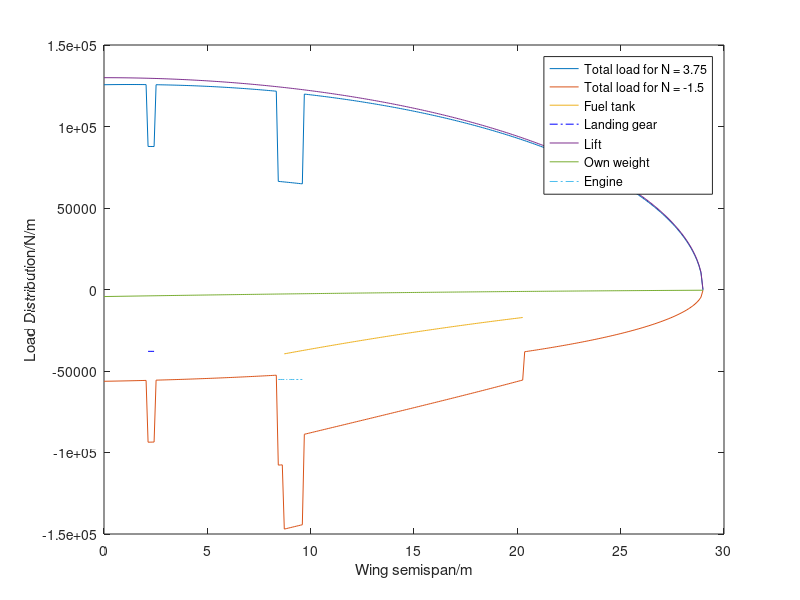
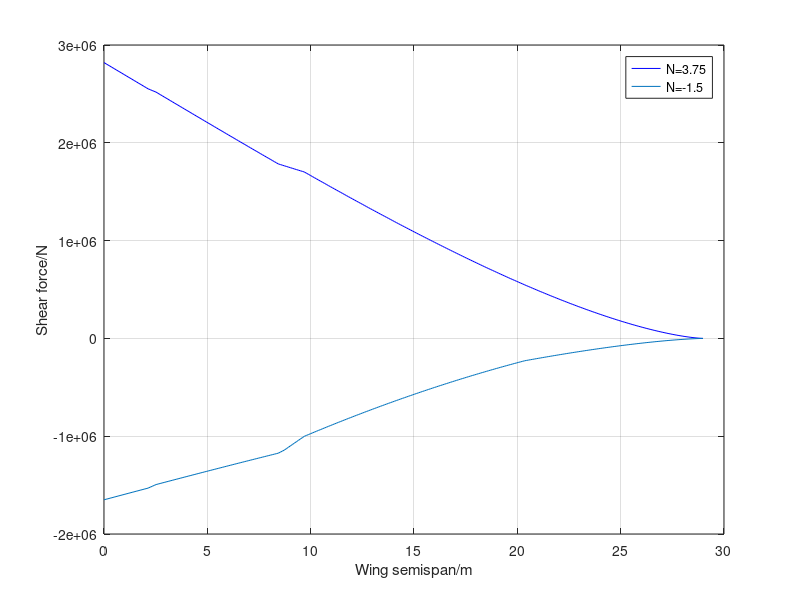
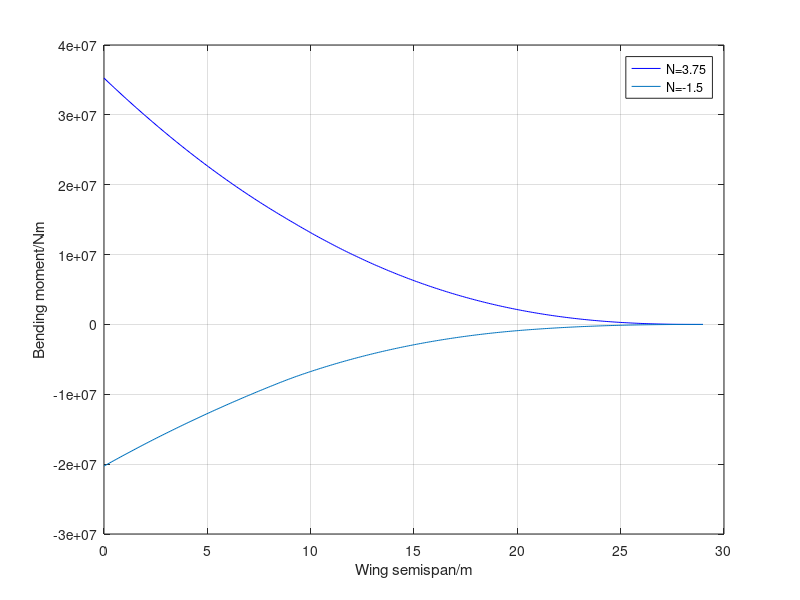
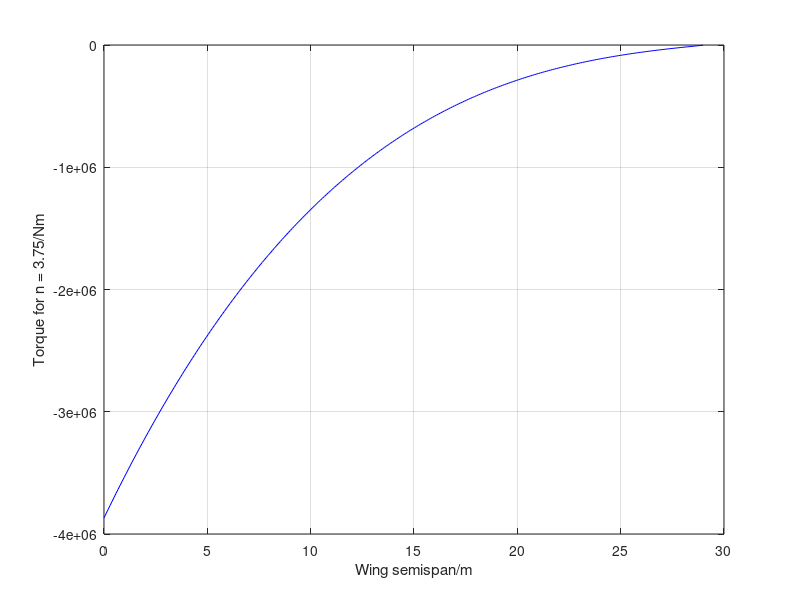

MATLAB code for these plots, in order:
%Wing load calculation
clear
clc

%%
%Cruise parameters
aCruise = 296.5355;
rho = 0.3796;
M = 0.8;
V_cruise = M * aCruise;
V_max = 0.8*aCruise*1.25;% maximum velocity

halfSpan = (53.19-3.9)/2;  %wing semispan from the root at fuselage joint
n = 3.75;   %ultimate load factor
nn = -1.5; %negative extreme
N = 300; % number of discretisation
dy = halfSpan/(N-1); % size of intervals
y = 0 : dy : halfSpan; % spanwise discretisation 
W = 1341419/9.81; % weight at cruise altitude with no fuel
L = n*W*9.81/2; % lift on one side of the wing
LN = nn*W*9.81/2; % lift on one side of the wing

cRoot = 8.5742; % root chord
cTip = 2.7437; % tip chord
%angle of flexural axis
sweep = deg2rad(33.2);
theta = atan((tan(sweep)*halfSpan+0.15*(cTip-cRoot))/halfSpan);
c = cRoot : -(cRoot-cTip)/(N-1) :cTip; % aero chord length distribution
%% structural coordinate
%structural span
bs = halfSpan/cos(theta);
dx = bs/(N-1);
x = 0 : dx : bs;
%leading and trailing edge sweep angle
alead = atan((tan(sweep)*halfSpan-0.25*(cTip-cRoot))/halfSpan);
atrai = atan((tan(sweep)*halfSpan+0.75*(cTip-cRoot))/halfSpan);
lright = cRoot/(tan(alead)-tan(atrai));
lflex = lright/cos(theta);
chordS = (lflex-x/cos(theta))*(tan(alead-theta)+tan(theta-atrai));

%% load distribution
% lift distribution
ellipfunc = (1-(y./halfSpan).^2).^0.5;
% elli (1,1:floor(1.5/11.52*N))=zeros(1,floor(1.5/11.52*N));
l_wing = ellipfunc*L/(trapz(y,ellipfunc));
l_wingn = ellipfunc*LN/(trapz(y,ellipfunc));

%own weight
W_wing = 5150*9.81; % weight of wing
t2c = ones(1,300)*0.15;% thickness to chord ratio
t = t2c.*c;
% assume wing weight is proportional to c^2*t2c
w_wing = t2c.*c.^2*W_wing/trapz(y,t2c.*c.^2); % assuming quadratic

%fuel tank calcualtion
W_fuel = 27800*9.81;
yFuel = linspace(8.6949,20.2882,120);
t2cFuel = zeros(1,N);
cfuel = zeros(1,N);
t2cFuel(91:210) = t2c(91:210);
cfuel(91:210) = c(91:210);
w_fuel = t2cFuel.*cfuel.^2.*W_fuel./trapz(y,t2cFuel.*cfuel.^2);

%landing gear
W_lg = 1275*9.81 ; % weight of main landin gear
y_lg = zeros(1,N);
y_lg(floor(N*1.95/halfSpan):floor(N*2.2/halfSpan)) = 1;% y position of mail landing gear
w_lg = W_lg*y_lg/trapz(y,y_lg);

%engine
W_engine = 6030*9.81;
y_engine = zeros(1,N);
y_engine(floor(N*7.23/halfSpan):floor(N*8.23/halfSpan)) = 1;
w_engine = W_engine*y_engine/trapz(y,y_engine);

%without the fuel
totalLoad = l_wing-w_wing-w_lg-w_engine;
totalLoadN = l_wingn-w_wing-w_fuel-w_lg-w_engine;

%plot
figure(1)
plot(x,totalLoad);
hold on;
plot(x,totalLoadN);
hold on;
plot(x(91:210),-w_fuel(91:210));
hold on
plot(x(floor(N*1.95/halfSpan):floor(N*2.2/halfSpan)),-w_lg(floor(N*1.95/halfSpan):floor(N*2.2/halfSpan)),'b-.');
hold on;
plot(x,l_wing);
hold on;
plot(x,-w_wing);
hold on
plot(x(floor(N*7.23/halfSpan):floor(N*8.23/halfSpan)),-w_engine(floor(N*7.23/halfSpan):floor(N*8.23/halfSpan)),'-.');
legend("Total load for N = 3.75","Total load for N = -1.5","Fuel tank","Landing gear","Lift","Own weight","Engine");
xlabel('Wing semispan/m')
ylabel('Load Distribution/N/m')
hold off;

%% shear force
% initialise
%Shear force
shearForce = totalLoad.*dx;
shearForceN = totalLoadN.*dx;
for i = 1:N
    shearForce(i) = sum(shearForce(i:N));
    shearForceN(i) = sum(shearForceN(i:N));
end

figure(2)
plot(x,shearForce,'b')
hold on
plot(x,shearForceN)
legend("N=3.75","N=-1.5");
xlabel('Wing semispan/m')
ylabel('Shear force/N')
grid on

%% Bending moment
shearForce(301)=0;
shearForceN(301)=0;
for i = 1:N
    dbendMoment(i) = (shearForce(i)+shearForce(i+1))*(dx)/2;
    dbendMomentN(i) = (shearForceN(i)+shearForceN(i+1))*(dx)/2;
end

for i = 1:N
    bendMoment(i) = sum(dbendMoment(i:N));
    bendMomentN(i) = sum(dbendMomentN(i:N));
end

figure(3)
plot(x,bendMoment,'b')
hold on
plot(x,bendMomentN)
legend("N=3.75","N=-1.5");
xlabel('Wing semispan/m')
ylabel('Bending moment/Nm')
grid on
%% Torque
cm0 = ones(1,N)*-0.07;
dM0 = 0.5*rho*(cos(theta)*V_max)^2*chordS.^2.*cm0;%moment with respect to flexural axis. this could be better as this is more conservative and this is calculated with respect to the flexural axis.
%assume flexural axis at (.15+.60)/2=37.5% chord -- centre of wing box
xCenter = 0.375;
%moment arm of lift
liftArm = (xCenter-0.25)*chordS;
deltaLa = liftArm.*l_wing*dx;
% deltaLaN = liftArm.*l_wingn*dx;

%moment arm of inertia loads
weightArm = (-xCenter+0.5).*chordS;
deltaNWb = n*w_wing.*weightArm*dx;
%sectional torque
dT =deltaLa+deltaNWb+dM0;
% dTn = deltaLaN+deltaNWb+dM0;
%total torque
for i = 1:N
    T(N-i+1) = sum(dT(N-i+1:N));  % sum from tip to root
%     Tn(N-i+1) = sum(dTn(N-i+1:N));
end

figure(4)
plot(x,T,'b');
% hold on
% plot(x,Tn);
xlabel('Wing semispan/m')
ylabel('Torque for n = 3.75/Nm')
grid on

%% calculation of shear flow
bBox = t.*(1/1.2861);
cBox = 0.45.*c;
NormalLoad = bendMoment./(bBox.*cBox);
NormalLoadN = -bendMomentN./(bBox.*cBox);

%T/2A
qTorque = -T./(2*bBox.*cBox);
% qTorque2 = -Tn./(2*bBox*cBox);

%SF/2Bw
qS = shearForce(1:300)./(2.*bBox);

figure(5)
plot(x,NormalLoad,'b');
hold on
plot(x,NormalLoadN);
legend("N=3.75","N=-1.5");
xlabel('Wing semispan/m')
ylabel('Compression per unit length/Nm^-1')
grid on

figure(6)
plot(x,qTorque,'b');
% hold on
% plot(x,qTorque2);
% legend("N=3.75","N=-1.5");
xlabel('Wing semispan/m')
ylabel('Shear Flow from torque/Nm^-1')
grid on
 
figure(7)
plot(x,qS,'b');
xlabel('Wing semispan/m')
ylabel('Shear flow from shear force/Nm^-1')
grid on

%% spar sizing
ks = 8.2;
q1 = abs(qS+qTorque);
q2 = abs(qS-qTorque);
E = 76E9;
tFrontSpar = 1000*((q1.*bBox.^2)./(ks*E)).^(1/3);
tRearSpar = 1000*((q2.*bBox.^2)./(ks*E)).^(1/3);
tFrontSpar = ceil(tFrontSpar.*10)/10;
tRearSpar = ceil(tRearSpar.*10)/10;
figure(8)
plot(x,tFrontSpar);
hold on;
plot(x,tRearSpar);
xlabel("Wing span/m");
ylabel("Thickness/mm");
grid on
legend("Front spar","Rear spar");
shearStress1 = q1./tFrontSpar;
shearStress2 = q2./tRearSpar;
disp(max(shearStress1));
disp(max(shearStress2));

%% web stiffeners sizing
load("L.mat");
for i = 2:length(L)+1
    RibPos(i-1) = sum(L(1:i-1));
end
%start from 13m

gradient = (bBox(300)-bBox(1))./x(300);
spacing(1) = bBox(1);
for i = 2:100
    spacing(i) = spacing(i-1)+spacing(i-1).*gradient;
    if (abs(sum(spacing) - x(300)) <= 0.01)
        break;
    end
end
spacing = ceil(100.*spacing)./100;


webDistribution(1)=0;
for i = 1:48
webDistribution(i+1) = webDistribution(i)+spacing(i); 
end
figure(9)
for i = 1:48
    plot(webDistribution(i:i+1),[spacing(i),spacing(i)]);
    hold on
end
hold on
plot(RibPos,0.4*linspace(1,1,length(RibPos)),"*");
ylabel('Web stiffeners spacing/m');
xlabel("Position in half span/m");

spacing = spacing(16:length(spacing));
webDistribution = webDistribution(16:length(webDistribution));
figure(10)
for i = 1:length(spacing)
    plot(webDistribution(i:i+1),[spacing(i),spacing(i)]);
    hold on
end
ylabel('Web stiffeners spacing/m');
xlabel("Position in half span/m");

%% weight calculation for spar and web stiffeners
%volume of the web
volumeSpar = sum(0.001.*tFrontSpar.*bBox.*dx) + sum(0.001.*tRearSpar.*bBox.*dx);
flangeBreath = bBox.*0.03/1;
flangthickness = bBox.*0.003/1;
volumeSpar = volumeSpar + 4.*sum(flangeBreath.*flangthickness.*dx);
%assume 5mm width and 2mm thick for web stiffeners. 
volumeStiffeners = 2.*sum(spacing.*0.005.*0.002);
% volumeWebStiffeners = sum(space.*thickness.*height)
volumeSparTotal = volumeSpar+volumeStiffeners
massSparTotal = volumeSparTotal*2710
save("N.mat");
